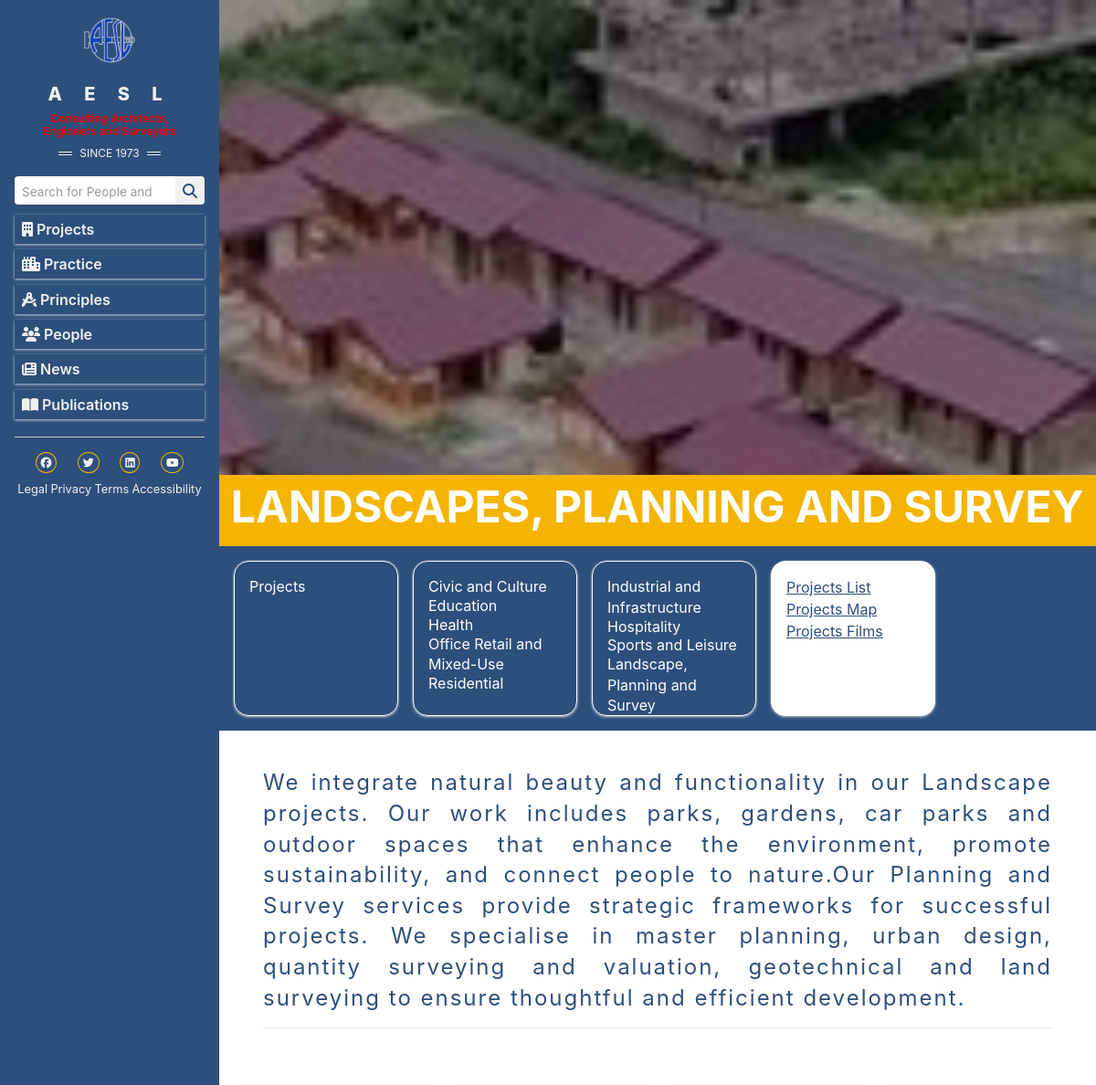
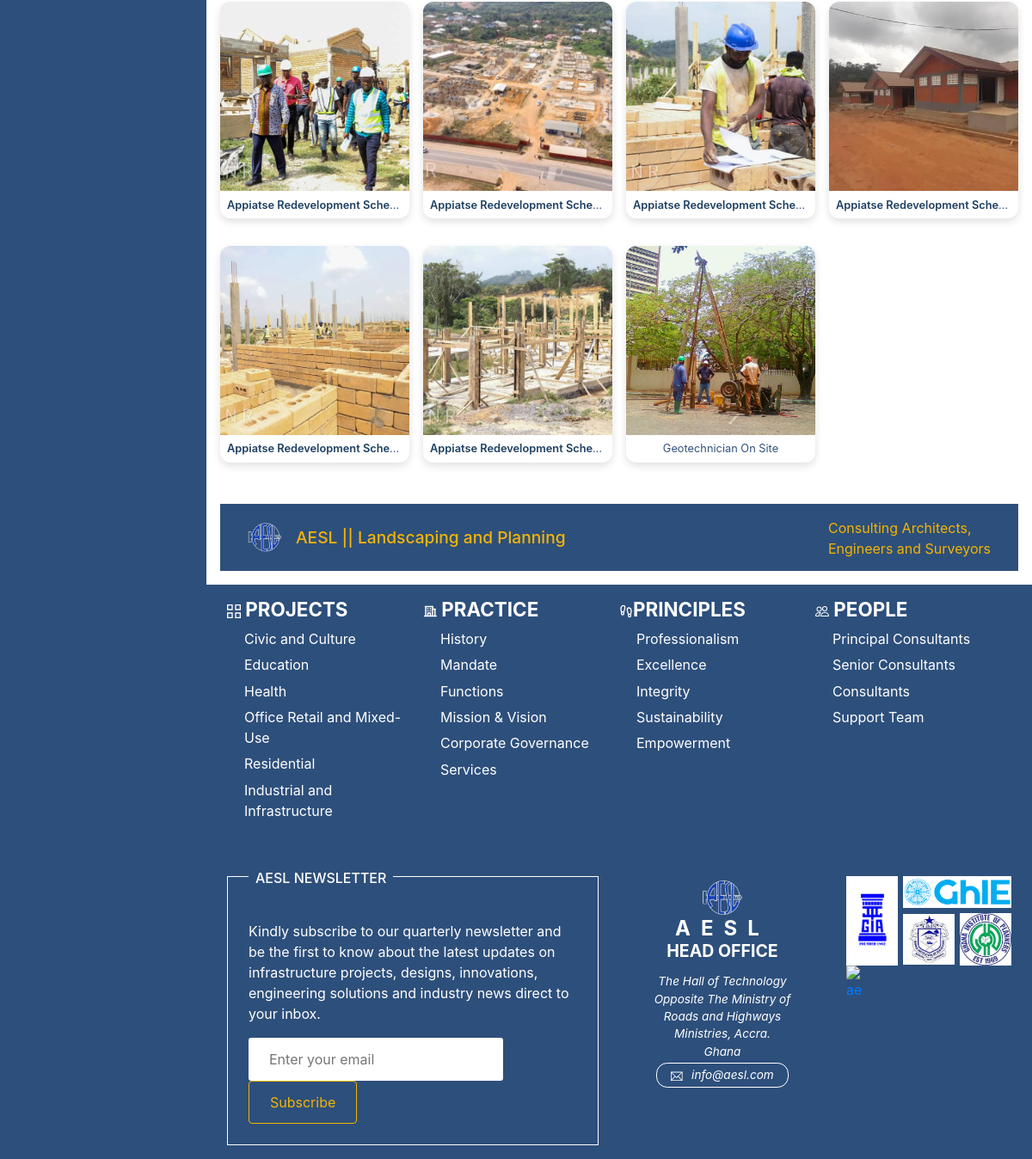
Page /projects/landscape-planning/ on the committed database (2 pictures, top to bottom).
### frontend/models.py (models this page shows, shortened)
class ProjectGalleryImage(models.Model):
    image = models.ImageField(
        upload_to="projects-gallery/",
        verbose_name="Gallery Image",
        help_text="Upload the main image for the gallery",
        max_length=350,
    )
    related_project = models.ForeignKey(
        Project,
        on_delete=models.SET_NULL,  # or CASCADE — your choice
        null=True,
        blank=True,
        related_name="featured_gallery_images",
        verbose_name="Linked Project (optional)",
        help_text="If this image belongs to one of your projects, link it here. Clicking the image will go to that project page.",
    )
    category = models.CharField(
        max_length=100,
        verbose_name="Category",
        help_text="e.g. Education, Sport and Leisure, Culture, etc.",
        blank=True,
        db_index=True,  # helps with filtering/sorting by category
    )
    alt_text = models.CharField(
        max_length=500,
        verbose_name="Image Alt Text",
        help_text="Descriptive text for accessibility and SEO (screen readers)",
        blank=True,
    )
    uploaded_at = models.DateTimeField(
        auto_now_add=True, verbose_name="Upload Date")
    is_active = models.BooleanField(
        default=True,
        verbose_name="Visible",
        help_text="Uncheck to hide this image without deleting it",
    )
    class Meta:
        verbose_name = "Project Gallery Image"
        verbose_name_plural = "Project Gallery Images"
        ordering = ["-uploaded_at"]  # newest first
        indexes = [
            models.Index(fields=["category"]),
        ]

class ImageOptimizeMixin:
    IMAGE_MAX_SIZE = (1200, 1200)
    IMAGE_QUALITY = 85

class Project(models.Model, ImageOptimizeMixin):
    title = models.CharField(max_length=200)
    client = models.CharField(max_length=200)
    location = models.CharField(max_length=300, default="Accra")
    picture = models.ImageField(
        upload_to="projects/main_pictures/",
        blank=True,
        null=True,
        max_length=300)
    latitude = models.FloatField(
        null=True,  # ← allow database NULL
        blank=True,  # ← allow blank in forms/admin
        help_text="e.g., 5.6037 for Accra",
    )
    longitude = models.FloatField(
        null=True, blank=True, help_text="e.g., -0.1870 for Accra"
    )
    little_text_details = models.TextField()
    project_coordinator = models.CharField(max_length=150)
    project_leaders = models.ManyToManyField(
        ProjectLeader, related_name="projects")
    other_team_members = models.ManyToManyField(
        ProjectTeamMember, related_name="projects", blank=True
    )
    total_floor_area = models.CharField(max_length=100)
    start_date = models.DateField()
    completed_date = models.DateField(blank=True, null=True)
    job_sheets = models.CharField(max_length=300, blank=True)
    certificate = models.CharField(max_length=300, blank=True)
    category = models.ForeignKey(
        ProjectCategory,
        on_delete=models.SET_NULL,
        null=True,
        related_name="projects")
    created_at = models.DateTimeField(auto_now_add=True)
    slug = models.SlugField(
        max_length=250,
        blank=True,
        help_text="Auto-generated from title for clean URLs",
    )
    def get_absolute_url(self):
        return reverse("project_detail", kwargs={"slug": self.slug})

### frontend/views.py (the view)
class LandScapePlanningView(View):
    def get(self, request):
        land_images = ProjectGalleryImage.objects.filter(
            category__iexact="land",
            is_active=True,  # optional but recommended
        ).order_by("-uploaded_at")  # newest first, or change ordering as you like
        context = {"title": "Landscaping and Planning", "land_images": land_images}
        return render(request, "frontend/landscaping_planning.html", context)

### templates/frontend/landscaping_planning.html
{% extends 'base.html' %} {% load static %} {% block content %}
<section class="landscape__planning-parallax">
    <div class="projects__overlay"></div>
</section>
<section class="projects__caption">
    <div>
        <h1 class="land__title">Landscapes, Planning and Survey</h1>
    </div>
</section>
{% include 'partial/projects-card.html' %}
<section class="projects__text">
    <p>
        We integrate natural beauty and functionality in our Landscape projects.
        Our work includes parks, gardens, car parks and outdoor spaces that
        enhance the environment, promote sustainability, and connect people to
        nature.Our Planning and Survey services provide strategic frameworks for
        successful projects. We specialise in master planning, urban design,
        quantity surveying and valuation, geotechnical and land surveying to
        ensure thoughtful and efficient development.
    </p>
    <hr />
</section>
<section class="civic__culture-gallery">
    {% if land_images %}
        {% for image in land_images %}
            <figure class="culture-card">
                {% if image.related_project and image.related_project.slug %}
                    <a href="{{ image.related_project.get_absolute_url }}" class="gallery-link">
                        <img
                            src="{{ image.image.url }}"
                            alt="{{ image.alt_text|default:image.related_project.title|add:' project image' }}"
                            loading="lazy"
                        />
                    </a>
                {% else %}
                    <img
                        src="{{ image.image.url }}"
                        alt="{{ image.alt_text|default:'industrial infrastructure related project image' }}"
                        loading="lazy"
                    />
                {% endif %}
                <figcaption>
                    {% if image.related_project and image.related_project.slug %}
                        <a href="{{ image.related_project.get_absolute_url }}" class="project-title-link">
                            {{ image.related_project.title }}
                        </a>
                    {% else %}
                        {{ image.alt_text|default:image.category|capfirst }}
                    {% endif %}
                </figcaption>
            </figure>
        {% endfor %}
    {% else %}
        <div class="no-content">
            <p>No images available in the industrial infrastructure category at the moment.</p>
            <p>Check back later or explore other categories.</p>
        </div>
    {% endif %}
</section>
<section class="page__location">
    <div class="page__flex">
        <img
            src="{% static 'img/aesl_logo.png' %}"
            alt="aesl logo"
            class="info__building-image-large"
        />
        <p>AESL || {{title}}</p>
    </div>
    <p>
        Consulting Architects,<br />
        Engineers and Surveyors
    </p>
</section>
{% endblock content %}

### static/css/base.css (style rules this page uses)
*, *::before, *::after { margin: 0; padding: 0; box-sizing: border-box; }
:root { --primary-color: #2d4f7b; --secondary-color: #F4B400; --secondary-color-light: #F6BE2C; --text-color: #1a1a1a; --text-base-color: #f1f1f1; --background-color: #f5f5f5; --font-family: "Ubuntu", sans-serif; }
html { font-size: 16px; scroll-behavior: smooth; }
body { font-family: var(--font-family); line-height: 1.6; color: #1a1a1a; background-color: #f9f9f9; }
h1, h2, h3, h4, h5, h6 { font-weight: 600; margin-bottom: 1rem; }
img { max-width: 100%; display: block; }

### static/css/layout.css (style rules this page uses)
.page__location { display: flex; align-items: center; justify-content: space-between; background-color: var(--primary-color); color: var(--secondary-color); margin: 1rem 1rem; padding: 1rem 2rem; }
.page__location p { font-size: 1rem; margin-bottom: -0.1rem; }
.page__flex { display: flex; justify-content: center; align-items: center; gap: 1rem; }
.page__location img { width: 40px; height: auto; }
.page__flex p { font-size: 1.2rem; font-weight: 500; }

### static/css/utilities.css (style rules this page uses)
.civic__culture-gallery { display: grid; grid-template-columns: repeat(4, 1fr); gap: 1rem; margin: 2rem auto; padding: 0 1rem; max-width: 1400px; }
.culture-card { background: #fff; border-radius: 12px; overflow: hidden; box-shadow: 0 4px 10px rgba(0, 0, 0, 0.12); transition: all 0.3s ease; display: flex; flex-direction: column; }
.culture-card img { width: 100%; height: 220px; object-fit: cover; object-position: center; background: #f8f9fa; display: block; }
.culture-card figcaption { padding: 0.4rem 0.5rem; font-size: 0.8rem; color: var(--primary-color); text-align: center; border-top: 1px solid rgba(255, 255, 255, 0.15); white-space: nowrap; overflow: hidden; text-overflow: ellipsis; transition: max-height 0.4s ease, background 0.3s ease; max-height: 3.2rem; line-height: 1.4; text-transform: capitalize; }
.culture-card figcaption { opacity: 0.98; text-transform: capitalize; }
.gallery-link { display: block; text-decoration: none; color: inherit; }
.project-title-link { color: #1a3c5e; text-decoration: none; font-weight: 600; }

### static/css/landscape-planning.css (style rules this page uses)
.landscape__planning-parallax { position: relative; height: 65vh; background-image: url("../img/landscape-planning.jpg"); background-attachment: fixed; background-position: bottom center; background-size: cover; background-repeat: no-repeat; display: flex; justify-content: center; align-items: center; }
.land__title { font-size: 3rem; text-transform: uppercase; font-weight: 700; color: #fff; display: flex; gap: 1rem; justify-content: start; align-items: center; }

### static/css/projects.css (style rules this page uses)
.projects__overlay { position: absolute; top: 0; left: 0; width: 100%; height: 100%; background: rgba(0, 0, 0, 0.4); }
.projects__caption { padding: 0.4rem 0.8rem; background-color: var(--secondary-color); }
.projects__text { margin-top: 1.5rem; padding: 1rem 3rem; }
.projects__text p { line-height: 1.4; color: var(--primary-color); letter-spacing: 2px; text-align: justify; font-size: 1.5rem; }

### rows in the picture
ProjectGalleryImage: image (picture), related_project "Appiatse Redevelopment Sche…"
ProjectGalleryImage: image (picture), related_project "Appiatse Redevelopment Sche…"
ProjectGalleryImage: image (picture), related_project "Appiatse Redevelopment Sche…"
ProjectGalleryImage: image (picture), related_project "Appiatse Redevelopment Sche…"
ProjectGalleryImage: image (picture), related_project "Appiatse Redevelopment Sche…"
ProjectGalleryImage: image (picture), related_project "Appiatse Redevelopment Sche…"
ProjectGalleryImage: image (picture), alt_text "Geotechnician On Site"

### other values in the picture
{{ title }} "Landscaping and Planning"
